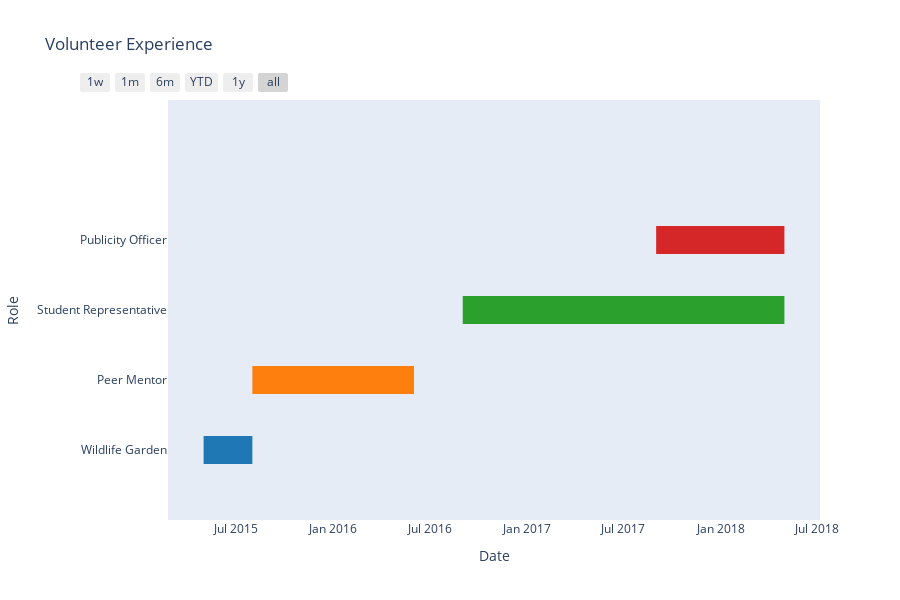

Notebook code cell kept with this figure:
### Markdown cell above
Finally, while the experience I have gained from my previous jobs is important, it is my volunteer work that has provided me with administration and networking experience.

### Code cell
df = [dict(Task="Wildlife Garden", Start='2015-05', Finish='2015-08'),
      dict(Task="Peer Mentor", Start='2015-08', Finish='2016-06'),
      dict(Task="Student Representative", Start='2016-09', Finish='2018-05'),
      dict(Task="Publicity Officer", Start= '2017-09', Finish= '2018-05')]

fig = ff.create_gantt(df)
fig.update_layout(
    title="Volunteer Experience",
    xaxis_title="Date",
    yaxis_title="Role",
    )
fig.show()

### Figure 1 — Plotly figure (JSON) as saved in the notebook; plotly's stock layout.template omitted (floating-point values rounded to 4 significant figures)
{"data": [{"fill": "toself", "fillcolor": "rgb(214, 39, 40)", "hoverinfo": "name", "legendgroup": "rgb(214, 39, 40)", "mode": "none", "name": "Publicity Officer", "type": "scatter", "x": ["2017-09", "2018-05", "2018-05", "2017-09"], "y": [2.8, 2.8, 3.2, 3.2]}, {"fill": "toself", "fillcolor": "rgb(255, 127, 14)", "hoverinfo": "name", "legendgroup": "rgb(255, 127, 14)", "mode": "none", "name": "Peer Mentor", "type": "scatter", "x": ["2015-08", "2016-06", "2016-06", "2015-08"], "y": [0.8, 0.8, 1.2, 1.2]}, {"fill": "toself", "fillcolor": "rgb(31, 119, 180)", "hoverinfo": "name", "legendgroup": "rgb(31, 119, 180)", "mode": "none", "name": "Wildlife Garden", "type": "scatter", "x": ["2015-05", "2015-08", "2015-08", "2015-05"], "y": [-0.2, -0.2, 0.2, 0.2]}, {"fill": "toself", "fillcolor": "rgb(44, 160, 44)", "hoverinfo": "name", "legendgroup": "rgb(44, 160, 44)", "mode": "none", "name": "Student Representative", "type": "scatter", "x": ["2016-09", "2018-05", "2018-05", "2016-09"], "y": [1.8, 1.8, 2.2, 2.2]}, {"legendgroup": "rgb(214, 39, 40)", "marker": {"color": "rgb(214, 39, 40)", "opacity": 0, "size": 1}, "mode": "markers", "name": "", "showlegend": false, "text": [null, null], "type": "scatter", "x": ["2017-09", "2018-05"], "y": [3, 3]}, {"legendgroup": "rgb(255, 127, 14)", "marker": {"color": "rgb(255, 127, 14)", "opacity": 0, "size": 1}, "mode": "markers", "name": "", "showlegend": false, "text": [null, null], "type": "scatter", "x": ["2015-08", "2016-06"], "y": [1, 1]}, {"legendgroup": "rgb(31, 119, 180)", "marker": {"color": "rgb(31, 119, 180)", "opacity": 0, "size": 1}, "mode": "markers", "name": "", "showlegend": false, "text": [null, null], "type": "scatter", "x": ["2015-05", "2015-08"], "y": [0, 0]}, {"legendgroup": "rgb(44, 160, 44)", "marker": {"color": "rgb(44, 160, 44)", "opacity": 0, "size": 1}, "mode": "markers", "name": "", "showlegend": false, "text": [null, null], "type": "scatter", "x": ["2016-09", "2018-05"], "y": [2, 2]}], "layout": {"height": 600, "hovermode": "closest", "showlegend": false, "title": {"text": "Volunteer Experience"}, "xaxis": {"rangeselector": {"buttons": [{"count": 7, "label": "1w", "step": "day", "stepmode": "backward"}, {"count": 1, "label": "1m", "step": "month", "stepmode": "backward"}, {"count": 6, "label": "6m", "step": "month", "stepmode": "backward"}, {"count": 1, "label": "YTD", "step": "year", "stepmode": "todate"}, {"count": 1, "label": "1y", "step": "year", "stepmode": "backward"}, {"step": "all"}]}, "showgrid": false, "title": {"text": "Date"}, "type": "date", "zeroline": false}, "yaxis": {"autorange": false, "range": [-1, 5], "showgrid": false, "ticktext": ["Wildlife Garden", "Peer Mentor", "Student Representative", "Publicity Officer"], "tickvals": [0, 1, 2, 3], "title": {"text": "Role"}, "zeroline": false}}}
